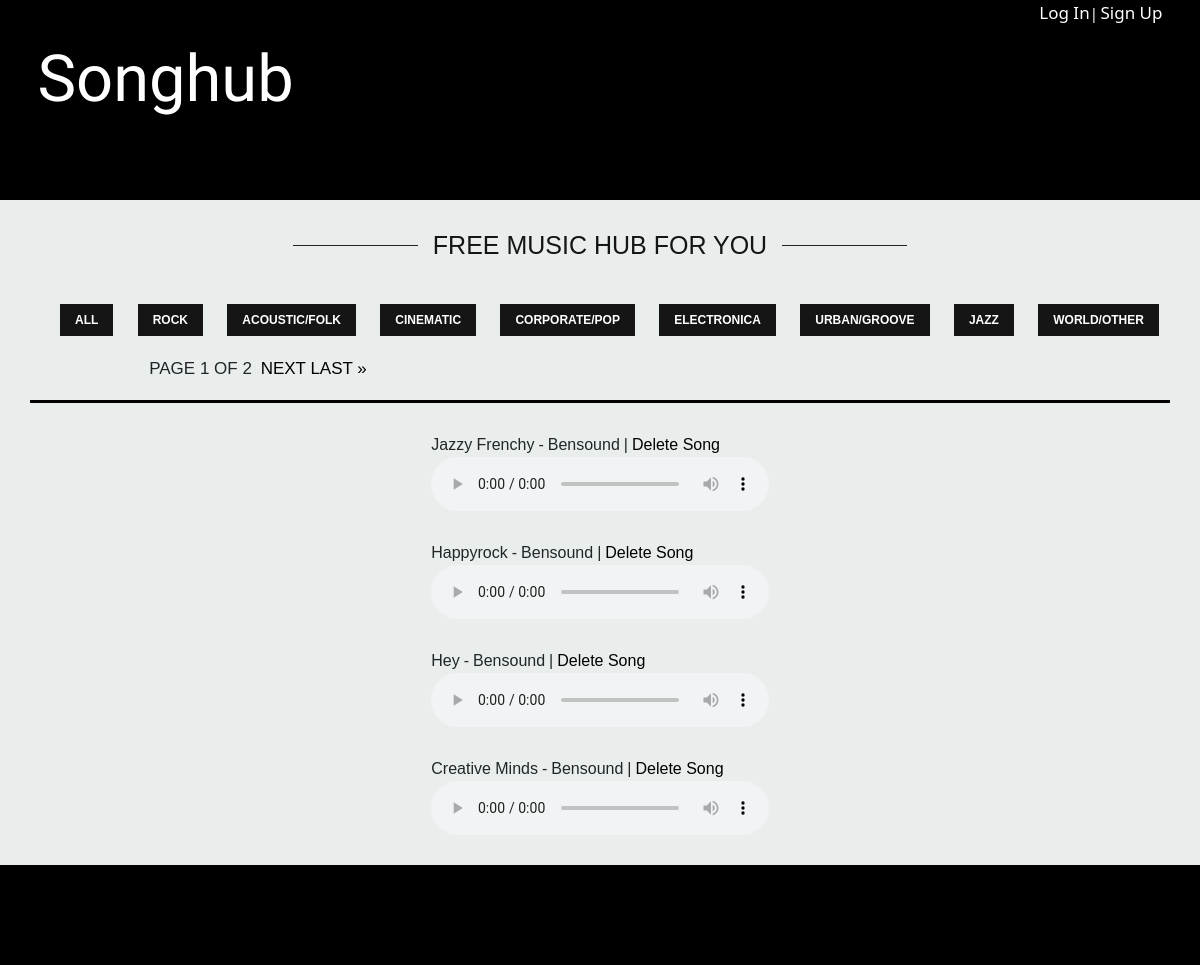
The page /profile/7/ on the database its author committed.
### songhub/models.py (models this page shows, shortened)
class Song(models.Model):
    author = models.ForeignKey(settings.AUTH_USER_MODEL, on_delete=models.CASCADE)
    name = LowerCharField(max_length=15)
    singer = models.CharField(max_length=15)
    upload = models.FileField(upload_to='', validators=[FileExtensionValidator(allowed_extensions=['mp3'])])
    created_date = models.DateTimeField(default=timezone.now)
    duration = models.IntegerField(default=0)
    genre = models.CharField(
        max_length=32,
        choices=GENRES,
        default='rock',
    )

### songhub/views.py (the view)
# urls.py: path('profile/<int:pk>/', views.user_profile, name='user_profile'),
def user_profile(request, pk):
    if not User.objects.filter(pk=pk).exists():
        raise Http404('User does not exist')
    f = SongFilter(request.GET, queryset=Song.objects.filter(author__pk=pk))
    paginator = Paginator(f.qs, 4)
    page_number = request.GET.get('page')
    songs_page = paginator.get_page(page_number)
    return render(request, 'songhub/user_profile.html', {'songs_page': songs_page, 'GENRES': GENRES})

### songhub/templates/songhub/user_profile.html (shortened to what this page needs)
{% extends 'account/base.html' %}
{% block content %}
<div class="container-fluid p-0 h-25">
    <div class="information">
        <div class="container h-100 p-0">
            <div class="container-fluid p-0 h-50">
                <div class="slogan">
                    <div class="trait"></div>
                    <h2>free music hub for you</h2>
                    <div class="trait"></div>
                </div>
            </div>
            <div class="container-fluid p-0 h-50">
                <div class="container-fluid p-3 h-50">
                    <ul class="genre">
                        <li>
                            <a href="?genre=">all</a>
                        </li>
                        {% for genre in GENRES %}
                        <li>
                            <a href="?genre={{ genre.0 }}">{{ genre.1 }}</a>
                        </li>
                        {% endfor %}
                    </ul>
                </div>
                <div class="container-fluid p-0 h-50" style="width: 100%;">
                    <div class="toolbar">
                        <div style="width: 40%;">
                            <div class="pagination" style="width: 100%;">
                                <span class="step-links">
                                    <span class="current">
                                        Page {{ songs_page.number }} of {{ songs_page.paginator.num_pages }}
                                    </span>
                                    {% if songs_page.has_next %}
                                        <a href="?page={{ songs_page.next_page_number }}">next</a>
                                        <a href="?page={{ songs_page.paginator.num_pages }}">last &raquo;</a>
                                    {% endif %}
                                </span>
                            </div>
                        </div>
                        <div style="width: 60%;">
                        </div>
                    </div>
                </div>
            </div>
        </div>
    </div>
</div>
<div class="container" style="min-height:400px !important; border-top: solid black;">
{% for song in songs_page %}
    <div class="song">
        <div class="song-info">
            <div class="name">
                {{ song.name }}
            </div>
            <div> - </div>
            <div class="singer">
                {{ song.singer }}
            </div>
            <div> | </div>
            <a href="{% url 'delete_song' song.pk %}">Delete song</a>
        </div>
        <audio controls src= "{{ song.upload.url }}" class="audio-style"></audio>
    </div>
{% endfor %}
</div>
{% endblock %}

### account/static/css/account.css (style rules this page uses)
.information { background: #E9EEEC; }
.slogan { height: 80px; line-height: 100px; text-align: center; }
.trait { position: relative; height: 1px; top: -8px; margin-left: 12px; margin-right: 12px; border-bottom: solid; border-width: 1px; width: 125px; display: inline-block; }
h2 { color: #151515; font-weight: normal; font-family: arial,tahoma, arial, sans-serif; font-size: 25px; display: inline-block; text-transform: uppercase; }
.genre { display: flex; justify-content: space-between; }
.genre li { display: inline-block; vertical-align:middle; }
.genre li a { text-shadow: none; text-transform: uppercase; font-size: 12px; line-height: 20px; font-weight: bold; vertical-align: baseline; color: #fff; margin: 0px 1px 1px 0px; -webkit-transition: background-color .3s ease, border .2s ease, color .2s ease, opacity .2s ease-in-out; transition: background-color .3s ease, border .2s ease, color .2s ease, opacity .2s ease-in-out; background-color: #151515; padding: 9px 15px 9px 15px; font-family: arial,sans-serif; text-decoration: none; }
.song { margin: auto; width: 30%; margin-top: 30px; margin-bottom: 30px; }
.audio-style { width: 100%; }
.song-info { display: flex; font-family: arial,sans-serif; font-size: 16px; text-transform: capitalize; }
.song-info div { margin-right: 4px; }
.toolbar { display: flex; flex-direction: row; margin-top: 6px; }
.pagination { font-family: arial,sans-serif; font-size: 17px; margin: 0px; padding: 0px; vertical-align: middle; text-decoration: none; text-transform: uppercase; }
.current { margin-right: 4px; }
.step-links { margin: auto; }
.step-links a { text-decoration: none; color: black; text-align: center; }
.song-info a { text-decoration: none; color: black; }

### rows shown on the page
Song: name "Jazzy Frenchy", singer "Bensound"
Song: name "Happyrock", singer "Bensound"
Song: name "Hey", singer "Bensound"
Song: name "Creative Minds", singer "Bensound"

### other values the page prints
{{ genre.1 }} "ROCK" "ACOUSTIC/FOLK" "CINEMATIC" "CORPORATE/POP" "ELECTRONICA" "URBAN/GROOVE" "JAZZ" "WORLD/OTHER"
{{ songs_page.number }} "1"
{{ songs_page.paginator.num_pages }} "2"
